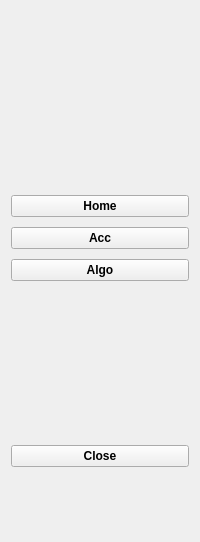
     <widget class="QWidget" name="widget_3" native="true">
      <layout class="QVBoxLayout" name="verticalLayout">
       <item>
        <layout class="QHBoxLayout" name="horizontalLayout_2">
         <item>
          <widget class="QLabel" name="logosub">
           <property name="minimumSize">
            <size>
             <width>50</width>
             <height>50</height>
            </size>
           </property>
           <property name="maximumSize">
            <size>
             <width>70</width>
             <height>70</height>
            </size>
           </property>
           <property name="text">
            <string/>
           </property>
           <property name="pixmap">
            <pixmap resource="resource.qrc">:/icons/icons/agent-high-resolution-logo.png</pixmap>
           </property>
           <property name="scaledContents">
            <bool>true</bool>
           </property>
           <property name="alignment">
            <set>Qt::AlignCenter</set>
           </property>
          </widget>
         </item>
        </layout>
       </item>
       <item>
        <spacer name="verticalSpacer">
         <property name="orientation">
          <enum>Qt::Vertical</enum>
         </property>
         <property name="sizeHint" stdset="0">
          <size>
           <width>20</width>
           <height>128</height>
          </size>
         </property>
        </spacer>
       </item>
       <item>
        <layout class="QVBoxLayout" name="verticalLayout_2">
         <property name="spacing">
          <number>10</number>
         </property>
         <item>
          <widget class="QPushButton" name="homesub">
           <property name="font">
            <font>
             <italic>false</italic>
             <bold>true</bold>
            </font>
           </property>
           <property name="mouseTracking">
            <bool>true</bool>
           </property>
           <property name="text">
            <string>Home</string>
           </property>
           <property name="icon">
            <iconset resource="resource.qrc">
             <normaloff>:/icons/icons/home.png</normaloff>:/icons/icons/home.png</iconset>
           </property>
           <property name="iconSize">
            <size>
             <width>20</width>
             <height>16</height>
            </size>
           </property>
           <property name="checkable">
            <bool>true</bool>
           </property>
           <property name="autoExclusive">
            <bool>true</bool>
           </property>
          </widget>
         </item>
         <item>
          <widget class="QPushButton" name="accountssub">
           <property name="font">
            <font>
             <bold>true</bold>
            </font>
           </property>
           <property name="text">
            <string>Acc</string>
           </property>
           <property name="icon">
            <iconset resource="resource.qrc">
             <normaloff>:/icons/icons/user.png</normaloff>:/icons/icons/user.png</iconset>
           </property>
           <property name="checkable">
            <bool>true</bool>
           </property>
           <property name="autoExclusive">
            <bool>true</bool>
           </property>
          </widget>
         </item>
         <item>
          <widget class="QPushButton" name="algosub">
           <property name="font">
            <font>
             <bold>true</bold>
            </font>
           </property>
           <property name="text">
            <string>Algo</string>
           </property>
           <property name="icon">
            <iconset resource="resource.qrc">
             <normaloff>:/icons/icons/ai.png</normaloff>:/icons/icons/ai.png</iconset>
           </property>
           <property name="checkable">
            <bool>true</bool>
           </property>
           <property name="autoExclusive">
            <bool>true</bool>
           </property>
          </widget>
         </item>
        </layout>
       </item>
       <item>
        <spacer name="verticalSpacer_2">
         <property name="orientation">
          <enum>Qt::Vertical</enum>
         </property>
         <property name="sizeHint" stdset="0">
          <size>
           <width>20</width>
           <height>158</height>
          </size>
         </property>
        </spacer>
       </item>
       <item>
        <widget class="QPushButton" name="closesub">
         <property name="font">
          <font>
           <bold>true</bold>
          </font>
         </property>
         <property name="text">
          <string>Close</string>
         </property>
         <property name="icon">
          <iconset resource="resource.qrc">
           <normaloff>:/icons/icons/cancel.png</normaloff>:/icons/icons/cancel.png</iconset>
         </property>
         <property name="checkable">
          <bool>true</bool>
         </property>
         <property name="autoExclusive">
          <bool>true</bool>
         </property>
        </widget>
       </item>
       <item>
        <spacer name="verticalSpacer_3">
         <property name="orientation">
          <enum>Qt::Vertical</enum>
         </property>
         <property name="sizeHint" stdset="0">
          <size>
           <width>20</width>
           <height>64</height>
          </size>
         </property>
        </spacer>
       </item>
      </layout>
     </widget>
